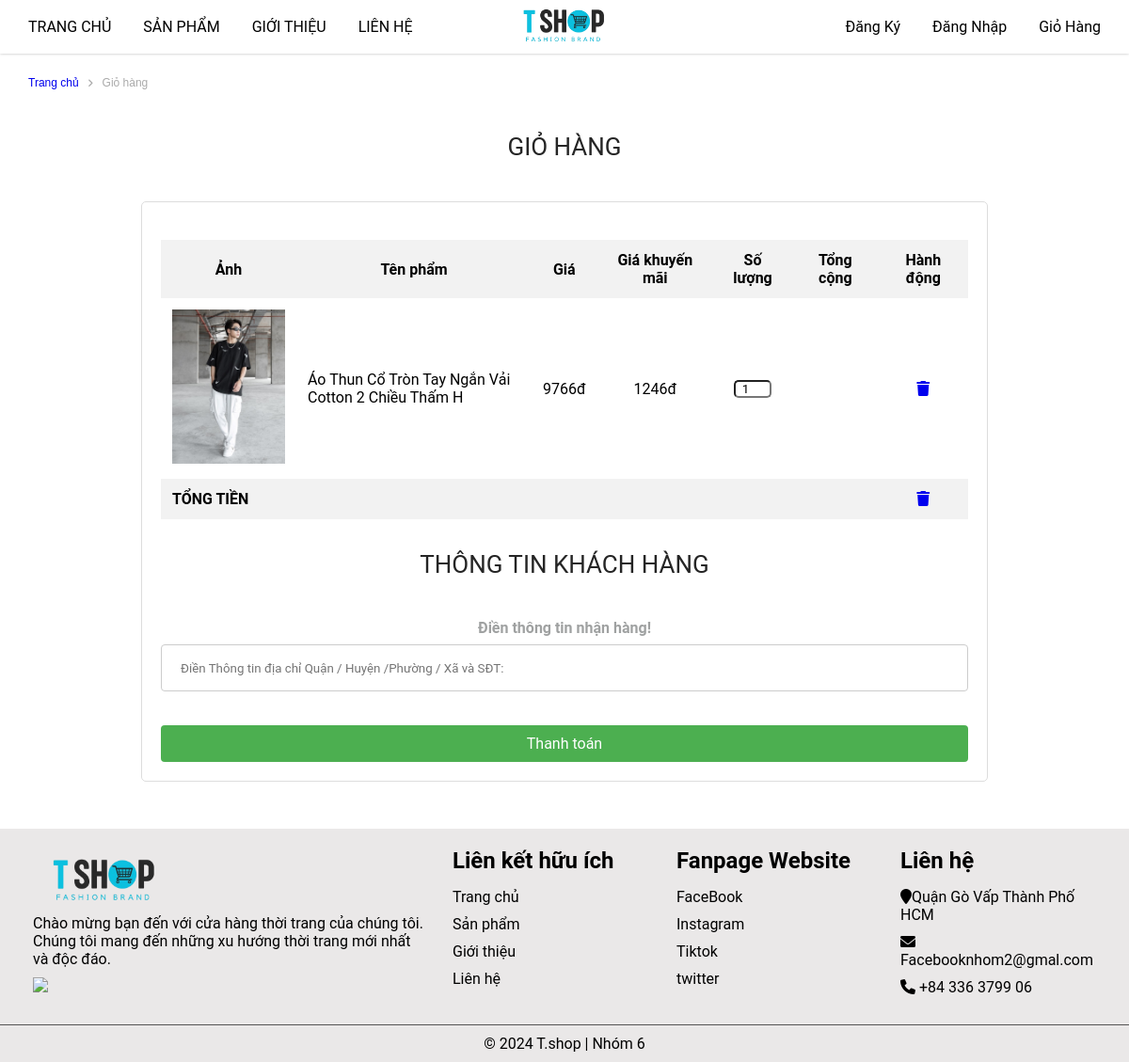
/?mod=page&act=giohang (signed in), run on the app's committed database.
### tables this page shows
CREATE TABLE `chitiethoadon` (
  `mahd` int(11) NOT NULL,
  `masp` int(11) NOT NULL
);

CREATE TABLE `sanpham` (
  `masp` int(11) NOT NULL,
  `tensp` varchar(50) NOT NULL,
  `dongia` int(11) NOT NULL,
  `khuyenmai` int(11) NOT NULL,
  `soluong` int(11) NOT NULL,
  `ngaytao` datetime NOT NULL DEFAULT current_timestamp(),
  `anh` varchar(500) DEFAULT NULL,
  `mota` text NOT NULL,
  `soluotxem` int(11) NOT NULL,
  `hoatdong` int(11) NOT NULL,
  `madm` int(11) NOT NULL,
  `mabl` int(11) NOT NULL
);

### model/connect.php (called while the page is built, shortened)
<?php
function pdo_get_connection(){
    $dburl = "mysql:host=localhost; dbname=fashion;charset=utf8";
    $username = 'root';
    $password = '';
    $conn = new PDO($dburl, $username, $password);
    $conn->setAttribute(PDO::ATTR_ERRMODE, PDO::ERRMODE_EXCEPTION);
    return $conn;
}
function pdo_query($sql){
    $sql_args = array_slice(func_get_args(), 1);
    try{
        $conn = pdo_get_connection();
        $stmt = $conn->prepare($sql);
        $stmt->execute($sql_args);
        $rows = $stmt->fetchAll();
        return $rows;
    }
    catch(PDOException $e){
        throw $e;
    }
    finally{
        unset($conn);
    }
}

### model/cart.php (called while the page is built, shortened)
<?php
    include_once 'model/connect.php';
    function get_Cart($makh){
        return pdo_query("SELECT * FROM hoadon hd INNER JOIN chitiethoadon ct ON hd.mahd =
        ct.mahd INNER JOIN sanpham sp ON ct.masp = sp.masp WHERE hd.makh=? AND hd.trangthai=?",$makh, 'gio-hang');
    }
?>

### view/page_giohang.php (the view, shortened to what this page needs)
<main>
    <div class="container-danhmuc">
        <div class="danhmuc-top row">
            <p><a href="?mod=page&act=home">Trang chủ</a></p><i class="fa-solid fa-angle-right"></i>
            <p>Giỏ hàng</p>
        </div>
    </div>
    <div class="khunggiohang">
        <div class="container">
            <h2 class="giohang">GIỎ HÀNG</h2>
            <form action="?mod=product&act=updateCart" method="post">
                <div class="cart">
                    <table>
                        <thead>
                            <tr>
                                <th>Ảnh</th>
                                <th class="tensanpham1">Tên phẩm</th>
                                <th>Giá</th>
                                <th>Giá khuyến mãi</th>
                                <th>Số lượng</th>
                                <th>Tổng cộng</th>
                                <th>Hành động</th>
                            </tr>
                        </thead>
                        <tbody>
                            <?php if (is_array($ctgiohang) || is_object($ctgiohang)): ?>
                                <?php foreach ($ctgiohang as $item): ?>
                                    <tr>
                                        <td><img src="upload/product/<?= $item['anh'] ?>" width="120px" alt=""></td>
                                        <td class="tensanpham2"><?= $item['tensp'] ?></td>
                                        <td><?= $item['dongia'] ?>đ</td>
                                        <td><?= $item['khuyenmai'] ?>đ</td>
                                        <td class="soluongsanpham"><input type="number" min="0" value="1"></td>
                                        <td></td>
                                        <td><a href="?mod=product&act=removeFromCart&id=<?= $item['masp'] ?>"><i class="fa-solid fa-trash"></i></a></td>
                                    </tr>
                                <?php endforeach; ?>
                            <?php endif; ?>
                        </tbody>
                        <tfoot>
                            <tr>
                                <th class="tongtien" colspan="5">TỔNG TIỀN</th>
                                <th></th>
                                <th><a href="?mod=product&act=removeCart"><i class="fa-solid fa-trash"></i></a></th>
                            </tr>
                        </tfoot>
                    </table>
                    <div class="customer-info">
                        <h2>Thông tin khách hàng</h2>
                        <label for="ghichu">Điền thông tin nhận hàng! </label>
                        <input type="text" id="ghichu" name="ghichu" placeholder="Điền Thông tin địa chỉ Quận / Huyện /Phường / Xã và SĐT:" required>
                    </div>
                    <div class="thanhtoan">
                        <input type="submit" value="Thanh toán">
                    </div>
                </div>
            </form>
        </div>
    </div>
</main></main>

### assets_user/css/style.css (style rules this page uses)
:root { --main-text-font: Arial, Helvetica, sans-serif; }
* { margin: 0; padding: 0; box-sizing: border-box; font-family: "Roboto", "HelveticaNeue", "Helvetica Neue", sans-serif; }
body { align-items: center; }
a { text-decoration: none; }
main { margin-top: 68px; overflow-x: hidden; }
main h2 { text-transform: uppercase; font-size: 26px; color: #252525; line-height: 36px; text-align: center; font-weight: 400; font-style: normal; margin-top: 30px; }
.container { padding: 30px; }
.row { display: flex; flex-wrap: wrap; }
.container-danhmuc { margin: 0; }
.danhmuc-top { width: 100%; height: 40px; margin-left: 20px; align-items: center; }
.danhmuc-top .fa-solid { color: #aaa; font-size: 10px; }
.danhmuc-top p { color: #aaa; font-family: var(--main-text-font); padding: 10px; font-size: 12px; }
.danhmuc-top p a { font-family: var(--main-text-font); margin: 0px; font-size: 12px; }

### assets_user/css/giohang.css (style rules this page uses)
.khunggiohang { display: flex; justify-content: center; align-items: center; }
.container { width: 80%; margin: 0px auto; }
.container .giohang { text-align: center; margin: 0px; padding-bottom: 20px; }
.cart { background-color: #fff; border: 1px solid #ddd; padding: 20px; border-radius: 5px; }
table { width: 100%; border-collapse: collapse; margin-top: 20px; }
.container table tr th { text-align: center; }
.container table tr .tongtien { text-align: left; }
.container table tr td { text-align: center; }
th, td { padding: 12px; text-align: left; }
th { background-color: #f2f2f2; }
.customer-info { margin-top: 20px; }
.customer-info label { display: block; color: rgb(159, 161, 161); margin-bottom: 8px; margin-top: 40px; font-weight: bold; }
.customer-info input { width: 100%; height: 50px; padding: 8px; border: 1px solid #ddd; margin-bottom: 16px; box-sizing: border-box; }
.tensanpham1 { width: 250px; }
.soluongsanpham input { width: 40px; border-radius: 5px; text-align: center; }
.container tbody .tensanpham2 { text-align: left; }

### assets_user/css/ctsanpham.css (style rules this page uses)
form { margin-top: 20px; padding-bottom: 20px; text-align: center; }
input[type="text"] { padding: 20px; margin-right: 10px; border: 1px solid #ccc; border-radius: 4px; }

### view/page_giohang.php (style rules this page uses)
.thanhtoan { text-align: center; margin-top: 20px; }
.thanhtoan input[type="submit"] { width: 100%; background-color: #4CAF50; color: white; padding: 10px 20px; border: none; border-radius: 4px; cursor: pointer; font-size: 16px; }

### data on the page
chitiethoadon: masp.anh (picture), masp.tensp "Áo Thun Cổ Tròn Tay Ngắn Vải Cotton 2 Chiều Thấm H", masp.dongia "9766", masp.khuyenmai "1246"
